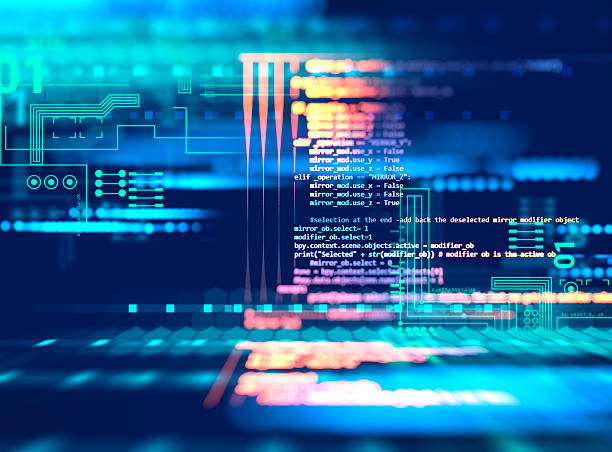
#> input picture Coding.jpg, 612 x 452 px
$ python activity2.py
#> lines starting #> are read from the running program, lines starting #| are printed output that depends on the picture
import cv2
import numpy as np
import matplotlib.pyplot as plt

image = cv2.imread("Coding.jpg")
#> image is the input picture: shape (452, 612, 3); mean B, G, R 149.2, 99.7, 29.5
image_rgb = cv2.cvtColor(image, cv2.COLOR_BGR2RGB)

# Rotate the image by 45 degrees
(h, w) = image.shape[:2]
#> h = 452; w = 612
center = (w // 2, h // 2)
#> center = (306, 226)
M = cv2.getRotationMatrix2D(center, 45, 1.0)
rotated_image = cv2.warpAffine(image, M, (w, h))
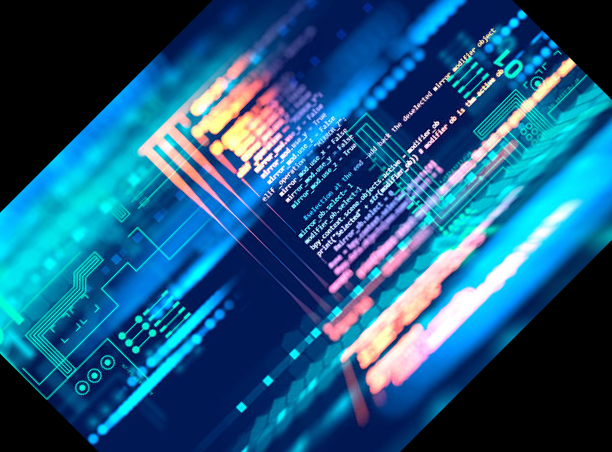
#> rotated_image: shape (452, 612, 3); mean B, G, R 126.6, 88.2, 29.1

rotated_rgb = cv2.cvtColor(rotated_image, cv2.COLOR_BGR2RGB)
plt.imshow(rotated_rgb)
plt.title("Rotated Image by 45 degrees")
plt.show()

#Increase brightness
brightness_matrix = np.ones(image.shape, dtype="uint8") * 50
brightened_image = cv2.add(image, brightness_matrix)
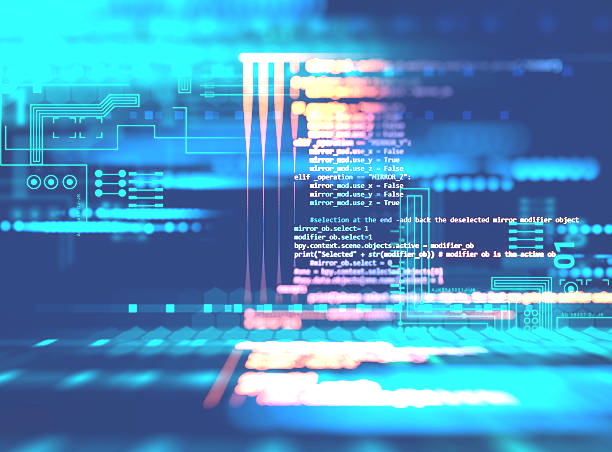
#> brightened_image: shape (452, 612, 3); mean B, G, R 190.8, 145.9, 75.9
brightened_rgb = cv2.cvtColor(brightened_image, cv2.COLOR_BGR2RGB)
plt.imshow(brightened_rgb)
plt.title("Brightened Image")
plt.show()
